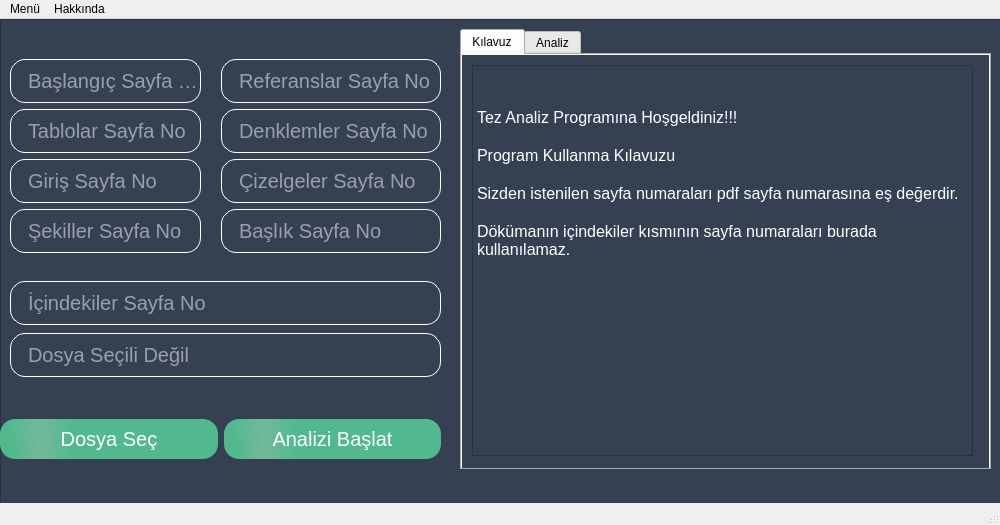
<?xml version="1.0" encoding="UTF-8"?>
<ui version="4.0">
 <class>MainWindow</class>
 <widget class="QMainWindow" name="MainWindow">
  <property name="geometry">
   <rect>
    <x>0</x>
    <y>0</y>
    <width>1000</width>
    <height>525</height>
   </rect>
  </property>
  <property name="minimumSize">
   <size>
    <width>1000</width>
    <height>525</height>
   </size>
  </property>
  <property name="maximumSize">
   <size>
    <width>1000</width>
    <height>525</height>
   </size>
  </property>
  <property name="windowTitle">
   <string>Tez Analiz Programı</string>
  </property>
  <property name="windowIcon">
   <iconset resource="../resource.qrc">
    <normaloff>:/resimler/icons/iconx.ico</normaloff>:/resimler/icons/iconx.ico</iconset>
  </property>
  <widget class="QWidget" name="centralwidget">
   <widget class="QFrame" name="frame">
    <property name="enabled">
     <bool>true</bool>
    </property>
    <property name="geometry">
     <rect>
      <x>0</x>
      <y>0</y>
      <width>1061</width>
      <height>750</height>
     </rect>
    </property>
    <property name="minimumSize">
     <size>
      <width>1000</width>
      <height>750</height>
     </size>
    </property>
    <property name="maximumSize">
     <size>
      <width>5000</width>
      <height>3000</height>
     </size>
    </property>
    <property name="styleSheet">
     <string notr="true">QFrame{
background: #354152;
}

QLineEdit{
 border: 1px solid gray;
    border-radius: 10px;
    min-width: 6em;
	font-size:20px;
	padding-left:15px;
	height:42px;
	border-radius:15px;
	border-color: rgb(255, 255, 255);
	background: transparent;
	color:white;
}

QPushButton{
border-radius: 15px;
	background-color: qlineargradient(spread:reflect, x1:1, y1:0.466409, x2:0.188, y2:0.482727, stop:0.823864 rgba(82, 185, 143, 255), stop:1 rgba(115, 185, 153, 255));
padding: 8px 16px;
color: white;
font-size: 20px;
}
QPushButton:pressed{
color: black;
background: #008bd1
}











</string>
    </property>
    <property name="frameShape">
     <enum>QFrame::StyledPanel</enum>
    </property>
    <property name="frameShadow">
     <enum>QFrame::Raised</enum>
    </property>
    <widget class="QTabWidget" name="tabWidget">
     <property name="geometry">
      <rect>
       <x>460</x>
       <y>10</y>
       <width>531</width>
       <height>441</height>
      </rect>
     </property>
     <property name="currentIndex">
      <number>0</number>
     </property>
     <widget class="QWidget" name="tab">
      <attribute name="title">
       <string>Kılavuz</string>
      </attribute>
      <widget class="QPlainTextEdit" name="plainTextEdit">
       <property name="geometry">
        <rect>
         <x>10</x>
         <y>10</y>
         <width>501</width>
         <height>391</height>
        </rect>
       </property>
       <property name="font">
        <font>
         <pointsize>12</pointsize>
        </font>
       </property>
       <property name="styleSheet">
        <string notr="true">color: rgb(255, 255, 255);</string>
       </property>
       <property name="plainText">
        <string>

Tez Analiz Programına Hoşgeldiniz!!!

Program Kullanma Kılavuzu

Sizden istenilen sayfa numaraları pdf sayfa numarasına eş değerdir.

Dökümanın içindekiler kısmının sayfa numaraları burada kullanılamaz.</string>
       </property>
      </widget>
     </widget>
     <widget class="QWidget" name="tab_2">
      <attribute name="title">
       <string>Analiz</string>
      </attribute>
      <widget class="QListWidget" name="listWidget">
       <property name="geometry">
        <rect>
         <x>0</x>
         <y>0</y>
         <width>531</width>
         <height>421</height>
        </rect>
       </property>
       <property name="font">
        <font>
         <pointsize>9</pointsize>
        </font>
       </property>
       <property name="styleSheet">
        <string notr="true">background-color: rgb(255, 255, 255);</string>
       </property>
      </widget>
     </widget>
    </widget>
    <widget class="QLabel" name="label">
     <property name="geometry">
      <rect>
       <x>270</x>
       <y>190</y>
       <width>191</width>
       <height>221</height>
      </rect>
     </property>
     <property name="text">
      <string/>
     </property>
     <property name="pixmap">
      <pixmap resource="../resource.qrc">:/resimler/icons/2613204-200.png</pixmap>
     </property>
    </widget>
    <widget class="QWidget" name="horizontalLayoutWidget">
     <property name="geometry">
      <rect>
       <x>0</x>
       <y>390</y>
       <width>441</width>
       <height>61</height>
      </rect>
     </property>
     <layout class="QHBoxLayout" name="horizontalLayout">
      <item>
       <widget class="QPushButton" name="btn_dosya_sec">
        <property name="styleSheet">
         <string notr="true"/>
        </property>
        <property name="text">
         <string>Dosya Seç</string>
        </property>
       </widget>
      </item>
      <item>
       <widget class="QPushButton" name="btn_pdf_analiz_yap">
        <property name="enabled">
         <bool>false</bool>
        </property>
        <property name="styleSheet">
         <string notr="true"/>
        </property>
        <property name="text">
         <string>Analizi Başlat</string>
        </property>
       </widget>
      </item>
     </layout>
    </widget>
    <widget class="QWidget" name="formLayoutWidget">
     <property name="geometry">
      <rect>
       <x>10</x>
       <y>40</y>
       <width>431</width>
       <height>211</height>
      </rect>
     </property>
     <layout class="QFormLayout" name="formLayout">
      <property name="horizontalSpacing">
       <number>20</number>
      </property>
      <item row="0" column="0">
       <widget class="QLineEdit" name="txt_no_baslangic">
        <property name="echoMode">
         <enum>QLineEdit::Normal</enum>
        </property>
        <property name="placeholderText">
         <string>Başlangıç Sayfa No</string>
        </property>
       </widget>
      </item>
      <item row="0" column="1">
       <widget class="QLineEdit" name="txt_no_referans">
        <property name="echoMode">
         <enum>QLineEdit::Normal</enum>
        </property>
        <property name="placeholderText">
         <string>Referanslar Sayfa No</string>
        </property>
       </widget>
      </item>
      <item row="1" column="0">
       <widget class="QLineEdit" name="txt_no_tablolar">
        <property name="echoMode">
         <enum>QLineEdit::Normal</enum>
        </property>
        <property name="placeholderText">
         <string>Tablolar Sayfa No</string>
        </property>
       </widget>
      </item>
      <item row="1" column="1">
       <widget class="QLineEdit" name="txt_no_denklemler">
        <property name="echoMode">
         <enum>QLineEdit::Normal</enum>
        </property>
        <property name="placeholderText">
         <string>Denklemler Sayfa No</string>
        </property>
       </widget>
      </item>
      <item row="2" column="0">
       <widget class="QLineEdit" name="txt_no_giris">
        <property name="echoMode">
         <enum>QLineEdit::Normal</enum>
        </property>
        <property name="placeholderText">
         <string>Giriş Sayfa No</string>
        </property>
       </widget>
      </item>
      <item row="2" column="1">
       <widget class="QLineEdit" name="txt_no_cizelge">
        <property name="echoMode">
         <enum>QLineEdit::Normal</enum>
        </property>
        <property name="placeholderText">
         <string>Çizelgeler Sayfa No</string>
        </property>
       </widget>
      </item>
      <item row="3" column="0">
       <widget class="QLineEdit" name="txt_no_sekiller">
        <property name="enabled">
         <bool>true</bool>
        </property>
        <property name="placeholderText">
         <string>Şekiller Sayfa No</string>
        </property>
       </widget>
      </item>
      <item row="3" column="1">
       <widget class="QLineEdit" name="txt_no_baslik">
        <property name="echoMode">
         <enum>QLineEdit::Normal</enum>
        </property>
        <property name="placeholderText">
         <string>Başlık Sayfa No</string>
        </property>
       </widget>
      </item>
     </layout>
    </widget>
    <widget class="QWidget" name="verticalLayoutWidget">
     <property name="geometry">
      <rect>
       <x>10</x>
       <y>260</y>
       <width>431</width>
       <height>101</height>
      </rect>
     </property>
     <layout class="QVBoxLayout" name="verticalLayout">
      <item>
       <widget class="QLineEdit" name="txt_no_icindekiler">
        <property name="placeholderText">
         <string>İçindekiler Sayfa No</string>
        </property>
       </widget>
      </item>
      <item>
       <widget class="QLineEdit" name="txt_dosya_yolu">
        <property name="placeholderText">
         <string>Dosya Seçili Değil</string>
        </property>
       </widget>
      </item>
     </layout>
    </widget>
    <zorder>label</zorder>
    <zorder>tabWidget</zorder>
    <zorder>horizontalLayoutWidget</zorder>
    <zorder>formLayoutWidget</zorder>
    <zorder>verticalLayoutWidget</zorder>
   </widget>
  </widget>
  <widget class="QMenuBar" name="menubar">
   <property name="geometry">
    <rect>
     <x>0</x>
     <y>0</y>
     <width>1000</width>
     <height>26</height>
    </rect>
   </property>
   <widget class="QMenu" name="menuMen">
    <property name="title">
     <string>Menü</string>
    </property>
    <addaction name="action_dosya_sec"/>
   </widget>
   <widget class="QMenu" name="menuHakkinda">
    <property name="title">
     <string>Hakkında</string>
    </property>
    <addaction name="action_gelistiriciler"/>
   </widget>
   <addaction name="menuMen"/>
   <addaction name="menuHakkinda"/>
  </widget>
  <widget class="QStatusBar" name="statusbar"/>
  <action name="action_gelistiriciler">
   <property name="text">
    <string>Geliştiriciler</string>
   </property>
  </action>
  <action name="action_dosya_sec">
   <property name="text">
    <string>Dosya Seç</string>
   </property>
  </action>
 </widget>
 <resources>
  <include location="../resource.qrc"/>
 </resources>
 <connections/>
</ui>
